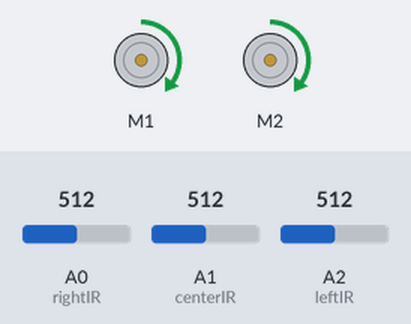
The sketch below on a simulated Arduino Uno, built for the host (arithmetic inside an expression is 32-bit, double 64-bit). On the bench: 2 × DC motor (green arrow = forward, orange = backward, longer = faster). The test bench sets the inputs (shaded band); at power-on: A0 (rightIR) = 512, A2 (leftIR) = 512, A1 (centerIR) = 512.

Above: at 3.2 s.
3.3 s: A0 (rightIR) set to 528
At 4.5 s:
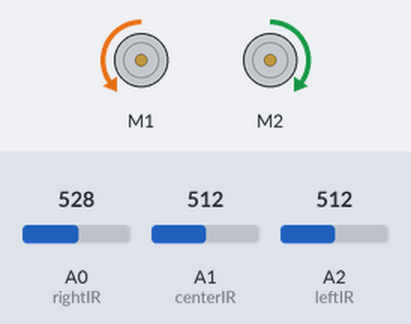
4.8 s: A2 (leftIR) set to 521
6.3 s: A2 (leftIR) set to 545
At 6.8 s:
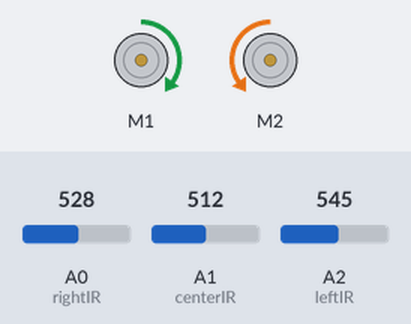
7.8 s: A2 (leftIR) set to 511
At 8.1 s:
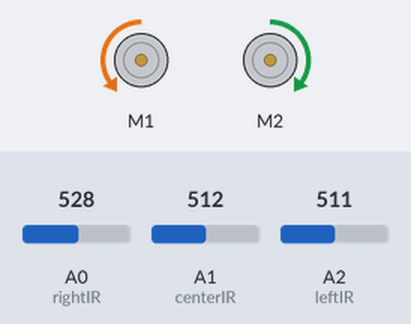
9.3 s: A2 (leftIR) set to 716
At 10.3 s:
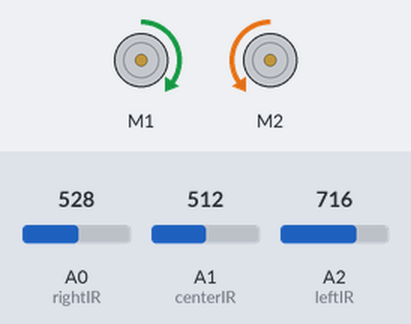
Timing chart, 0 to 11.8 s (numbered marks = the images above; inputs shaded):
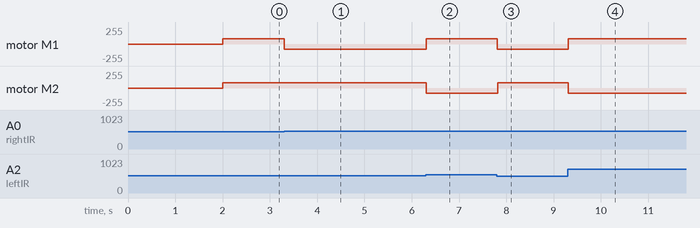

The sketch:

OptimusPrime_vs.ino
```cpp
// Purpose of this program: Navigate maze and shoot ball.
// Made by: Marco
// made on 3/31/2019
// ----------------------------------------
#include <Sabertooth.h>

int leftIR = 2;
int centerIR = 1;
int rightIR = 0;

// Different types of black
int BlackL = 640;
int BlackC = 640;
int BlackR = 640;

// SensorVal
int left;
int right;
int center;

// Directive
int dir; // 0 = forward, 1 = left, 2 = right

// Motor stuff
Sabertooth Drive(128);

void setup() {
  pinMode(leftIR, INPUT);
  pinMode(centerIR, INPUT);
  pinMode(rightIR, INPUT);
  SabertoothTXPinSerial.begin(38400);
  Drive.autobaud();
  //Serial.begin(9600);
}

void loop() {
  /*
  Serial.print("left:");
  Serial.println(analogRead(leftIR));
  Serial.print("center:");
  Serial.println(analogRead(centerIR));
  Serial.print("right:");
  Serial.println(analogRead(rightIR));
  */


  right = analogRead(rightIR);
  left = analogRead(leftIR);
  center = analogRead(centerIR);
  // 0 = fwd, 1 = left, 2 = right
  if (center > right and center > left) {
    dir = 0;
  }
  if (right > center and right > left) {
    dir = 2;
  }
  if (left > center and left > right) {
    dir = 1;
  }

  if (dir == 0) {
    //Serial.println("Center");
    Drive.motor(1, 40);
    Drive.motor(2, 40);
  }
  if (dir == 1) {
    //Serial.println("Left");
    Drive.motor(1, 40);
    Drive.motor(2, -40);
  }
  if (dir == 2) {
    //Serial.println("Right");
    Drive.motor(1, -40);
    Drive.motor(2, 40);
  }

}
```

Measured:
- the behaviour switches between 512 and 513 on A0 (rightIR) (found by bisection; images 0 and 1)
- the behaviour switches between 528 and 529 on A2 (leftIR) (found by bisection; images 1 and 2)
- after the input at 3.3 s, motor M1: forward 80/255 → backward 80/255 at once
- after the input at 4.8 s, every drawn part: stays the same
- after the input at 6.3 s, motor M1: backward 80/255 → forward 80/255 at once; motor M2: forward 80/255 → backward 80/255 at once
- after the input at 7.8 s, motor M1: forward 80/255 → backward 80/255 at once; motor M2: backward 80/255 → forward 80/255 at once
- after the input at 9.3 s, motor M1: backward 80/255 → forward 80/255 at once; motor M2: forward 80/255 → backward 80/255 at once
